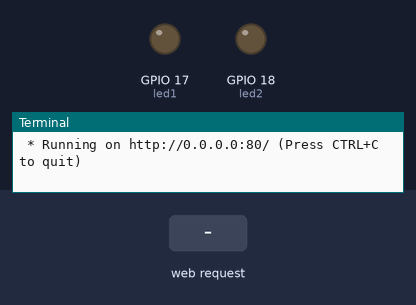
Simulated run of this program. Board: Raspberry Pi (BCM pin numbers). On the bench: output pins drawn as LEDs (lit = HIGH), the last lines printed to the terminal. The inputs (shaded band) are chosen by the test bench. The clock reads 2024-03-15 10:24:30 at power-on unless the program sets it.

Above: at 1.2 s.
1.3 s: HTTP request for / received with the fields submitBtn=hiddenElement1
At 2.0 s:
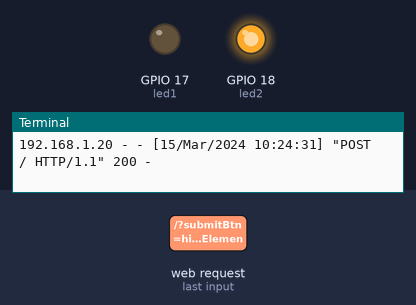
2.8 s: HTTP request for / received with the fields hiddenElement1=hiddenElement1
At 3.1 s:
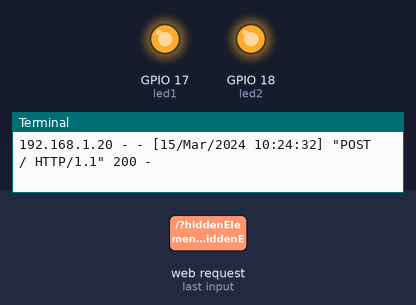
4.3 s: HTTP request for / received with the fields submitBtn=submitBtn
At 5.5 s:
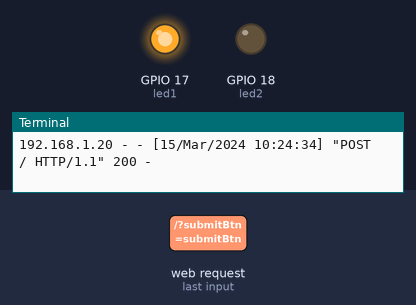
5.8 s: HTTP request for / received with the fields hiddenElement1=submitBtn
At 6.6 s:
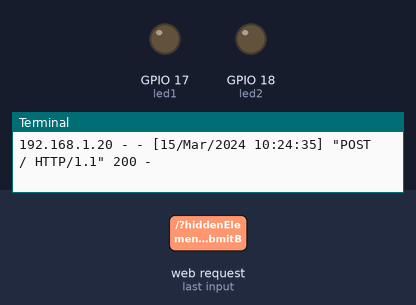
Timing chart, 0 to 8.3 s (numbered marks = the images above; inputs shaded):
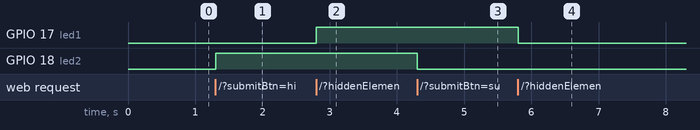

The program:

app.py
```python
from flask import Flask, render_template, request
import RPi.GPIO as GPIO

GPIO.setwarnings(False)
GPIO.setmode(GPIO.BCM)
GPIO.setup(17, GPIO.OUT)
GPIO.setup(18, GPIO.OUT)

app = Flask(__name__)

@app.route("/", methods=["GET", "POST"])
def index():
    led1 = GPIO.input(17)
    led2 = GPIO.input(18)
    if request.method == "POST":
        if('hiddenElement1' in request.form):
            if(led1 == True):
                GPIO.output(17, GPIO.LOW)
                msg1 = "LED 1 is off"
                checked1 = ""
            else:
                GPIO.output(17, GPIO.HIGH)
                msg1 = request.form.get("submitBtn")
                checked1 = "checked"
            if(led2 == True):
                msg2 = "LED 2 is on"
                checked2 = "checked"
            else:
                msg2 = "LED 2 is off"
                checked2 = ""
        else:
            if(led2 == True):
                GPIO.output(18, GPIO.LOW)
                msg2 = "LED 2 is off"
                checked2 = ""
            else:
                GPIO.output(18, GPIO.HIGH)
                msg2 = request.form.get("submitBtn")
                checked2 = "checked"
            if(led1 == True):
                msg1= "LED 1 is on"
                checked1 = "checked"
            else:
                msg1 = "LED 1 is off"
                checked1 = ""
    else:
        GPIO.output(17, GPIO.LOW)
        GPIO.output(18, GPIO.LOW)
        msg1 = "LED 1 is off"
        msg2 = "LED 2 is off"
        checked1 = ""
        checked2 = ""
    return render_template(
        "index.html",
        msg1=msg1,
        msg2=msg2,
        checked1=checked1,
        checked2=checked2)

if __name__ == "__main__":
    app.run(host="0.0.0.0", port=80)
```

Measured:
- after the input at 1.3 s, GPIO 18 (led2): LOW → HIGH at once
- after the input at 2.8 s, GPIO 17 (led1): LOW → HIGH at once
- after the input at 4.3 s, GPIO 18 (led2): HIGH → LOW at once
- after the input at 5.8 s, GPIO 17 (led1): HIGH → LOW at once
